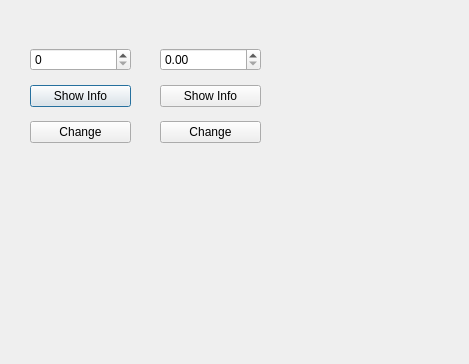
<?xml version="1.0" encoding="UTF-8"?>
<ui version="4.0">
 <class>Dialog</class>
 <widget class="QDialog" name="Dialog">
  <property name="geometry">
   <rect>
    <x>0</x>
    <y>0</y>
    <width>469</width>
    <height>364</height>
   </rect>
  </property>
  <property name="windowTitle">
   <string>Dialog</string>
  </property>
  <widget class="QWidget" name="verticalLayoutWidget">
   <property name="geometry">
    <rect>
     <x>30</x>
     <y>40</y>
     <width>101</width>
     <height>111</height>
    </rect>
   </property>
   <layout class="QVBoxLayout" name="verticalLayout">
    <item>
     <widget class="QSpinBox" name="spinBox_Test"/>
    </item>
    <item>
     <widget class="QPushButton" name="btn_showInfo">
      <property name="text">
       <string>Show Info</string>
      </property>
     </widget>
    </item>
    <item>
     <widget class="QPushButton" name="btn_changeRangeStep">
      <property name="text">
       <string>Change</string>
      </property>
     </widget>
    </item>
   </layout>
  </widget>
  <widget class="QWidget" name="verticalLayoutWidget_2">
   <property name="geometry">
    <rect>
     <x>160</x>
     <y>40</y>
     <width>101</width>
     <height>111</height>
    </rect>
   </property>
   <layout class="QVBoxLayout" name="verticalLayout_2">
    <item>
     <widget class="QDoubleSpinBox" name="doubleSpinBox_Test"/>
    </item>
    <item>
     <widget class="QPushButton" name="btn_doubleShowInfo">
      <property name="text">
       <string>Show Info</string>
      </property>
     </widget>
    </item>
    <item>
     <widget class="QPushButton" name="btn_doubleChangeRangeStep">
      <property name="text">
       <string>Change</string>
      </property>
     </widget>
    </item>
   </layout>
  </widget>
 </widget>
 <resources/>
 <connections/>
</ui>
